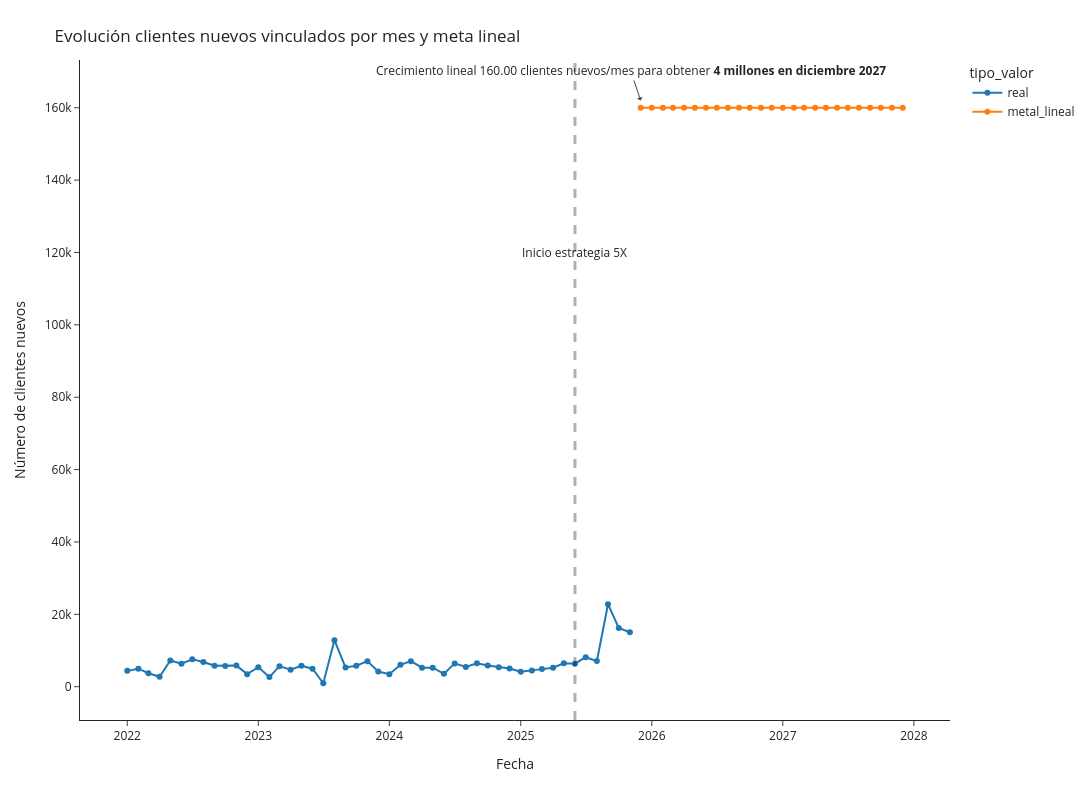

Source (notebook cell):
### Code cell
fig = px.line(df_plot, x="fecha", y="valor", color='tipo_valor',markers=True, template='simple_white', width=1600, height=800)
fig.add_vline(x='2025-06-01', line_width=3, line_dash="dash")
fig.update_layout(
    title={
        'text': "Evolución clientes nuevos vinculados por mes y meta lineal",
        'xanchor': 'left',
        'yanchor': 'top'},
    xaxis=dict(
            title=dict(
                text="Fecha"
            )),
    yaxis=dict(
            title=dict(
                text="Número de clientes nuevos"
            ))
)
fig.add_annotation(x='2025-06-01', y=120000,
            text="Inicio estrategia 5X",
            showarrow=False,
            arrowhead=1)

fig.add_annotation(x='2025-12-01', y=162000,
            text="Crecimiento lineal 160.00 clientes nuevos/mes para obtener <b>4 millones en diciembre 2027</b>",
            showarrow=True,
            arrowhead=1)

fig.show()
